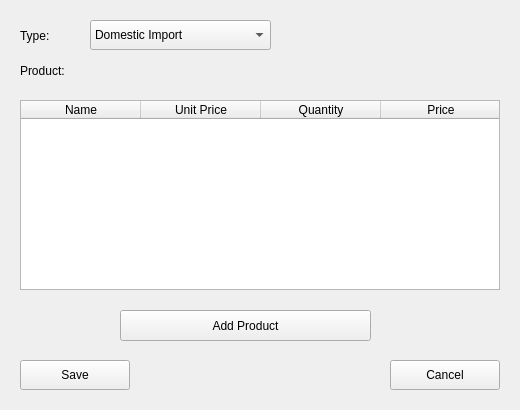
<?xml version="1.0" encoding="UTF-8"?>
<ui version="4.0">
 <class>AddInvoiceWindow</class>
 <widget class="QWidget" name="AddInvoiceWindow">
  <property name="geometry">
   <rect>
    <x>0</x>
    <y>0</y>
    <width>520</width>
    <height>410</height>
   </rect>
  </property>
  <property name="windowTitle">
   <string>Form</string>
  </property>
  <widget class="QLabel" name="label_2">
   <property name="geometry">
    <rect>
     <x>20</x>
     <y>60</y>
     <width>85</width>
     <height>22</height>
    </rect>
   </property>
   <property name="text">
    <string>Product:</string>
   </property>
  </widget>
  <widget class="QLabel" name="label">
   <property name="geometry">
    <rect>
     <x>20</x>
     <y>20</y>
     <width>51</width>
     <height>31</height>
    </rect>
   </property>
   <property name="text">
    <string>Type:</string>
   </property>
  </widget>
  <widget class="QComboBox" name="inv_type">
   <property name="geometry">
    <rect>
     <x>90</x>
     <y>20</y>
     <width>181</width>
     <height>30</height>
    </rect>
   </property>
   <item>
    <property name="text">
     <string>Domestic Import</string>
    </property>
   </item>
   <item>
    <property name="text">
     <string>Domestic Export</string>
    </property>
   </item>
   <item>
    <property name="text">
     <string>Foreign Import</string>
    </property>
   </item>
   <item>
    <property name="text">
     <string>Foreign Export</string>
    </property>
   </item>
  </widget>
  <widget class="QPushButton" name="cancel_btn">
   <property name="geometry">
    <rect>
     <x>390</x>
     <y>360</y>
     <width>110</width>
     <height>30</height>
    </rect>
   </property>
   <property name="text">
    <string>Cancel</string>
   </property>
  </widget>
  <widget class="QTableWidget" name="data">
   <property name="geometry">
    <rect>
     <x>20</x>
     <y>100</y>
     <width>480</width>
     <height>190</height>
    </rect>
   </property>
   <property name="horizontalScrollBarPolicy">
    <enum>Qt::ScrollBarAlwaysOff</enum>
   </property>
   <property name="sortingEnabled">
    <bool>true</bool>
   </property>
   <attribute name="horizontalHeaderDefaultSectionSize">
    <number>120</number>
   </attribute>
   <column>
    <property name="text">
     <string>Name</string>
    </property>
   </column>
   <column>
    <property name="text">
     <string>Unit Price</string>
    </property>
   </column>
   <column>
    <property name="text">
     <string>Quantity</string>
    </property>
   </column>
   <column>
    <property name="text">
     <string>Price</string>
    </property>
   </column>
  </widget>
  <widget class="QPushButton" name="add_btn">
   <property name="geometry">
    <rect>
     <x>120</x>
     <y>310</y>
     <width>251</width>
     <height>31</height>
    </rect>
   </property>
   <property name="text">
    <string>Add Product</string>
   </property>
  </widget>
  <widget class="QPushButton" name="save_btn">
   <property name="geometry">
    <rect>
     <x>20</x>
     <y>360</y>
     <width>110</width>
     <height>30</height>
    </rect>
   </property>
   <property name="text">
    <string>Save</string>
   </property>
  </widget>
 </widget>
 <resources/>
 <connections/>
</ui>
